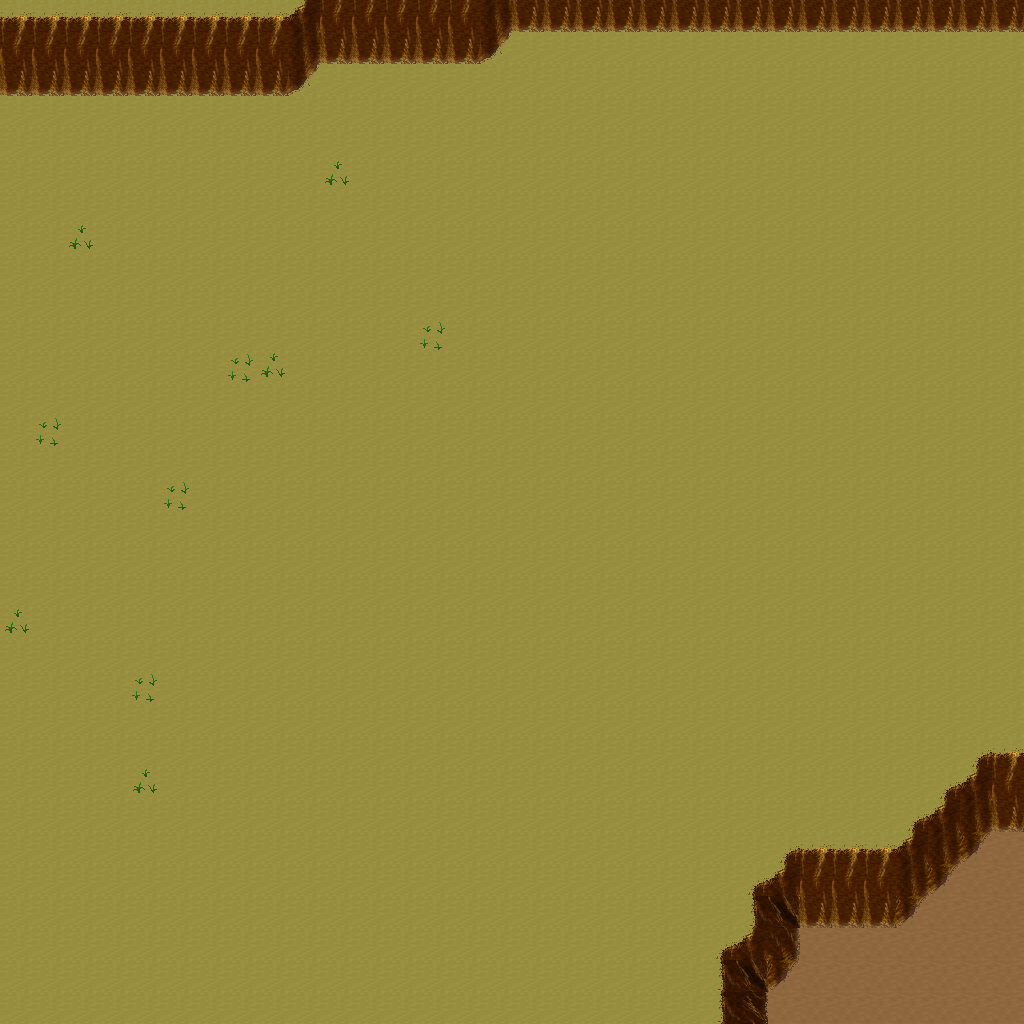

A 2D game scene composited from a Tiled map and its tileset images. What follows is a short description and the map's XML, with each tile layer's data collapsed to a summary:
An orthogonal 32x32 tile map with 32x32 px tiles, 5 tile layers (Ground, Objects, Objects2, Above, ...), 1 hidden layer not drawn, 31 tilesets.

<map version="1.10" tiledversion="1.11.0" orientation="orthogonal" renderorder="right-down" width="32" height="32" tilewidth="32" tileheight="32" infinite="0" nextlayerid="11" nextobjectid="1">
 <tileset firstgid="1" name="ground_ground" tilewidth="32" tileheight="32" tilecount="33" columns="3">
  <image source="../drawable/ground_ground.png" width="96" height="352" />
 </tileset>
 <tileset firstgid="34" name="ground_ridge_earth_dark" tilewidth="32" tileheight="32" tilecount="96" columns="12">
  <image source="../drawable/ground_ridge_earth_dark.png" width="384" height="256" />
 </tileset>
 <tileset firstgid="130" name="furniture_light_iron_lamp" tilewidth="32" tileheight="32" tilecount="3" columns="1">
  <image source="../drawable/furniture_light_iron_lamp.png" width="32" height="96" />
 </tileset>
 <tileset firstgid="133" name="furniture_light_dark_torch" tilewidth="32" tileheight="32" tilecount="8" columns="2">
  <image source="../drawable/furniture_light_dark_torch.png" width="64" height="128" />
 </tileset>
 <tileset firstgid="141" name="furniture_light_flames" tilewidth="32" tileheight="32" tilecount="6" columns="6">
  <image source="../drawable/furniture_light_flames.png" width="192" height="32" />
 </tileset>
 <tileset firstgid="147" name="item_corpse_skeleton" tilewidth="32" tileheight="32" tilecount="4" columns="2">
  <image source="../drawable/item_corpse_skeleton.png" width="64" height="64" />
 </tileset>
 <tileset firstgid="151" name="item_blood_floor_stains_2" tilewidth="32" tileheight="32" tilecount="4" columns="2">
  <image source="../drawable/item_blood_floor_stains_2.png" width="64" height="64" />
 </tileset>
 <tileset firstgid="155" name="item_chest_large" tilewidth="32" tileheight="32" tilecount="8" columns="4">
  <image source="../drawable/item_chest_large.png" width="128" height="64" />
 </tileset>
 <tileset firstgid="163" name="item_armor_sword_rack" tilewidth="32" tileheight="32" tilecount="4" columns="2">
  <image source="../drawable/item_armor_sword_rack.png" width="64" height="64" />
 </tileset>
 <tileset firstgid="167" name="item_armor_weapons_rack" tilewidth="32" tileheight="32" tilecount="18" columns="9">
  <image source="../drawable/item_armor_weapons_rack.png" width="288" height="64" />
 </tileset>
 <tileset firstgid="185" name="item_pot_barrel_tall" tilewidth="32" tileheight="32" tilecount="2" columns="1">
  <image source="../drawable/item_pot_barrel_tall.png" width="32" height="64" />
 </tileset>
 <tileset firstgid="187" name="item_pot_pot_tall" tilewidth="32" tileheight="32" tilecount="2" columns="1">
  <image source="../drawable/item_pot_pot_tall.png" width="32" height="64" />
 </tileset>
 <tileset firstgid="189" name="ground_rock_pebbles" tilewidth="32" tileheight="32" tilecount="3" columns="1">
  <image source="../drawable/ground_rock_pebbles.png" width="32" height="96" />
 </tileset>
 <tileset firstgid="192" name="item_corpse_skull_dark" tilewidth="32" tileheight="32" tilecount="2" columns="2">
  <image source="../drawable/item_corpse_skull_dark.png" width="64" height="32" />
 </tileset>
 <tileset firstgid="194" name="ground_ladder_horizontal_dark" tilewidth="32" tileheight="32" tilecount="3" columns="1">
  <image source="../drawable/ground_ladder_horizontal_dark.png" width="32" height="96" />
 </tileset>
 <tileset firstgid="197" name="ground_fire_fire" tilewidth="32" tileheight="32" tilecount="27" columns="3">
  <image source="../drawable/ground_fire_fire.png" width="96" height="288" />
 </tileset>
 <tileset firstgid="224" name="ground_cobbled_paving" tilewidth="32" tileheight="32" tilecount="1" columns="1">
  <image source="../drawable/ground_cobbled_paving.png" width="32" height="32" />
 </tileset>
 <tileset firstgid="225" name="plant_stump_int_small_stump" tilewidth="32" tileheight="32" tilecount="1" columns="1">
  <image source="../drawable/plant_stump_int_small_stump.png" width="32" height="32" />
 </tileset>
 <tileset firstgid="226" name="furniture_table_tree_stump_table" tilewidth="32" tileheight="32" tilecount="4" columns="2">
  <image source="../drawable/furniture_table_tree_stump_table.png" width="64" height="64" />
 </tileset>
 <tileset firstgid="230" name="logic_collision" tilewidth="32" tileheight="32" tilecount="1" columns="1">
  <image source="../drawable/logic_collision.png" width="32" height="32" />
 </tileset>
 <tileset firstgid="231" name="ground_ladder_vertical_dark" tilewidth="32" tileheight="32" tilecount="3" columns="3">
  <image source="../drawable/ground_ladder_vertical_dark.png" width="96" height="32" />
 </tileset>
 <tileset firstgid="234" name="logic_creature_animal" tilewidth="32" tileheight="32" tilecount="32" columns="8">
  <image source="../drawable/logic_creature_animal.png" width="256" height="128" />
 </tileset>
 <tileset firstgid="266" name="logic_creature_human_barbarian" tilewidth="32" tileheight="32" tilecount="7" columns="7">
  <image source="../drawable/logic_creature_human_barbarian.png" width="224" height="32" />
 </tileset>
 <tileset firstgid="273" name="ground_ladder_steps" tilewidth="32" tileheight="32" tilecount="6" columns="3">
  <image source="../drawable/ground_ladder_steps.png" width="96" height="64" />
 </tileset>
 <tileset firstgid="279" name="logic_portal" tilewidth="32" tileheight="32" tilecount="24" columns="8">
  <image source="../drawable/logic_portal.png" width="256" height="96" />
 </tileset>
 <tileset firstgid="303" name="ground_earth_edges_yellowgreen" tilewidth="32" tileheight="32" tilecount="15" columns="5">
  <image source="../drawable/ground_earth_edges_yellowgreen.png" width="160" height="96" />
 </tileset>
 <tileset firstgid="318" name="plant_grasses" tilewidth="32" tileheight="32" tilecount="6" columns="3">
  <image source="../drawable/plant_grasses.png" width="96" height="64" />
 </tileset>
 <tileset firstgid="324" name="light_yellow_light_5x5" tilewidth="32" tileheight="32" tilecount="25" columns="5">
  <image source="../drawable/light_yellow_light_5x5.png" width="160" height="160" />
 </tileset>
 <tileset firstgid="349" name="light_dim_yellow_light_7x5" tilewidth="32" tileheight="32" tilecount="35" columns="7">
  <image source="../drawable/light_dim_yellow_light_7x5.png" width="224" height="160" />
 </tileset>
 <tileset firstgid="384" name="item_firewood" tilewidth="32" tileheight="32" tilecount="12" columns="3">
  <image source="../drawable/item_firewood.png" width="96" height="128" />
 </tileset>
 <tileset firstgid="396" name="logic_creature_insect" tilewidth="32" tileheight="32" tilecount="5" columns="5">
  <image source="../drawable/logic_creature_insect.png" width="160" height="32" />
 </tileset>
 <layer id="1" name="Ground" width="32" height="32">
  <data>[1024 cells, 1024 non-empty, 2 distinct tile ids]</data>
 </layer>
 <layer id="2" name="Objects" width="32" height="32">
  <data>[1024 cells, 48 non-empty, 13 distinct tile ids]</data>
 </layer>
 <layer id="3" name="Objects2" width="32" height="32">
  <data>[1024 cells, 57 non-empty, 6 distinct tile ids]</data>
 </layer>
 <layer id="4" name="Above" width="32" height="32">
  <data>[1024 cells, 0 non-empty, 0 distinct tile ids]</data>
 </layer>
 <layer id="5" name="Above2" width="32" height="32">
  <data>[1024 cells, 0 non-empty, 0 distinct tile ids]</data>
 </layer>
 <layer id="6" name="Walkable" width="32" height="32" visible="0">
  <data>[1024 cells, 89 non-empty, 1 distinct tile ids]</data>
 </layer>
 <objectgroup id="7" name="Mapevents" />
 <objectgroup id="8" name="Spawn" />
 <objectgroup id="9" name="Keys" />
 <objectgroup id="10" name="Replace" />
</map>
